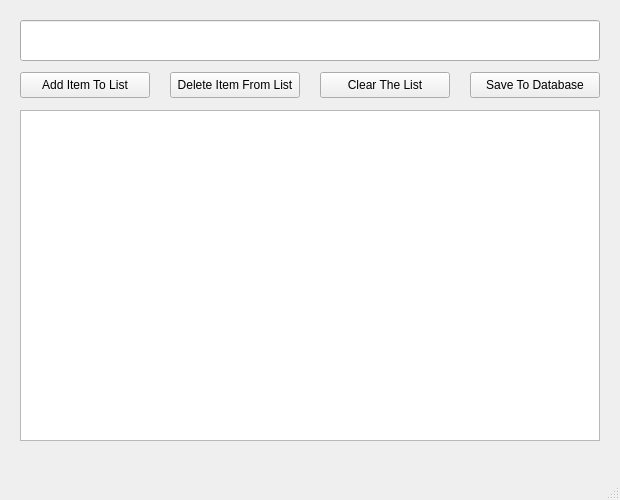
<?xml version="1.0" encoding="UTF-8"?>
<ui version="4.0">
 <class>MainWindow</class>
 <widget class="QMainWindow" name="MainWindow">
  <property name="geometry">
   <rect>
    <x>0</x>
    <y>0</y>
    <width>620</width>
    <height>500</height>
   </rect>
  </property>
  <property name="windowTitle">
   <string>To Fo List</string>
  </property>
  <widget class="QWidget" name="centralwidget">
   <widget class="QPushButton" name="add_button">
    <property name="geometry">
     <rect>
      <x>20</x>
      <y>72</y>
      <width>130</width>
      <height>26</height>
     </rect>
    </property>
    <property name="text">
     <string>Add Item To List</string>
    </property>
   </widget>
   <widget class="QPushButton" name="delete_button">
    <property name="geometry">
     <rect>
      <x>170</x>
      <y>72</y>
      <width>130</width>
      <height>26</height>
     </rect>
    </property>
    <property name="text">
     <string>Delete Item From List</string>
    </property>
   </widget>
   <widget class="QPushButton" name="clear_button">
    <property name="geometry">
     <rect>
      <x>320</x>
      <y>72</y>
      <width>130</width>
      <height>26</height>
     </rect>
    </property>
    <property name="text">
     <string>Clear The List</string>
    </property>
   </widget>
   <widget class="QLineEdit" name="line_edit">
    <property name="geometry">
     <rect>
      <x>20</x>
      <y>20</y>
      <width>580</width>
      <height>41</height>
     </rect>
    </property>
   </widget>
   <widget class="QListWidget" name="list_widget">
    <property name="geometry">
     <rect>
      <x>20</x>
      <y>110</y>
      <width>580</width>
      <height>331</height>
     </rect>
    </property>
   </widget>
   <widget class="QPushButton" name="save_button">
    <property name="geometry">
     <rect>
      <x>470</x>
      <y>72</y>
      <width>130</width>
      <height>26</height>
     </rect>
    </property>
    <property name="text">
     <string>Save To Database</string>
    </property>
   </widget>
  </widget>
  <widget class="QMenuBar" name="menubar">
   <property name="geometry">
    <rect>
     <x>0</x>
     <y>0</y>
     <width>620</width>
     <height>21</height>
    </rect>
   </property>
  </widget>
  <widget class="QStatusBar" name="statusbar"/>
 </widget>
 <resources/>
 <connections/>
</ui>
